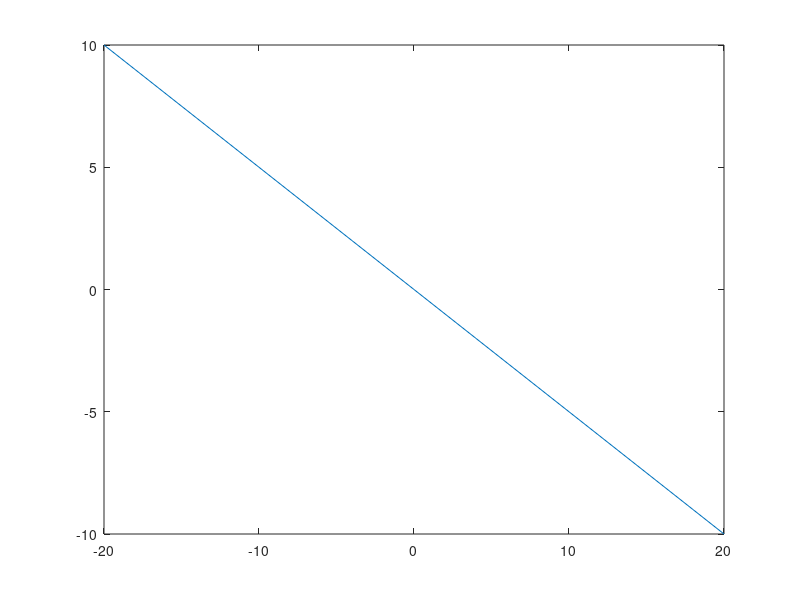

The MATLAB script that drew this image: (Note: this script raises an error after producing the figure.)
%% chapter 3. Subspaces
%---------------------------
% R^n : real-value로 구성된 n-dimensional column vectors
% subspace of R^n = a subset S of R^n (0벡터 포함, 합과 스칼라 곱에 닫혀있다)
% row space 'R(A)': A의 row로 span되는 subspace
% column space 'C(A)': A의 column들로 span 되는 subspace
% null space 'N(A)': Ax=0이 되도록 하는 모든 x (nx1)

% Linear Combination : c1x1 + c2x2 (c1, c2: 스칼라)
% span : span{x1, x2, ..., xm} = x1,x2...의 선형결합

% Linear Independence : c1x1+...+cmxm = 0이 되도록 하는 스칼라 배열 {Ci}이 0벡터를 제외하고
% 하나라도 있는 경우, linearly dependent 라고 한다 => [x1x2..xm][c]^T=0을 만족하는 해의 개수로 판단

% Basis : {x1,...xm}이 S를 span한다(선형 결합으로 S의 모든 벡터 표현한다) + {x1.,,,xm}이 선형독립이다
% standard basis : ex = x이 되도록 하는 basis "e" vector
% S가 R^n의 subspace 이려면 : 1) S의 모든 basis의 dim(element 개수)가 같아야 함 2) dim이 m인
% 경우, basis 개수도 m 이어야 함

% Rank : Row space의 basis의 dim(element 개수) = pivot 개수
% original matrix의 Row space = row reduction된 matrix의 Row space (선형 결합으로 표현
% 가능하므로)

% Row space의 basis 찾으려면 elimination 해서 pivot Row만 남기면 됨
% Null space : Ax=0이 되도록 하는 x 찾기: Elimination하고, pivot 없는 row 만큼 [1 0][0 1]
% 이런 식으로 표현해서 쓰면 됨
% nullity = Null space의 basis 개수 = pivot 없는 row 개수
% rank(pivot row 개수) + nullity = matrix size(n x n -> n)

% column space : pivot이 있는 column이 basis

%---------------------------
% example 3.2
x2 = -10:1:10;
x1 = (-2)*x2;
plot(x1, x2)

% example 3.12 
A = [2 5 -4 1;3 8 -9 2;1 1 7 -1;1 2 1 0];
el_A = [1 0 13 -2;0 1 -6 1;0 0 0 0;0 0 0 0];
rank(A);
rank(el_A);
Z = null(A);
size(null(A),2);
el_Z = null(el_A);
(A*Z(:,1))'; % 원래는 row vectors of zeros, 하지만 연산 상 다르게 나옴


% 3.17 
A = rosser;
rank(A) < size(A,1) % True -> 'rank deficient'
inv(A); % 불가능
issymmetric(A); % True

% 3.18
D = [1 3 7 1 1 1 5 0;2 2 6 0 1 7 3 1;1 1 3 1 0 2 1 0];
size(null(D, 'r'),2); % 'r' option : row reduction으로 찾게끔 한다
null(D, 'r');
rank(D);

% 3.19 
A = gallery('clement', 5);
rank(A);
rank(A) < size(A,1) % rank deficient

inv(A); % singular = noninvertible -> det(A) /= 0 인 경우 nonsingular(필요충분)

B = A;
B(1,1) = 1.0e-14;
B(2,2) = 1.0e-14;
B(3,3) = 1.0e-14;
rank(B); % 5
inv(B);
% rank deficient하다고 할 수 있는가? -> yes (아주 작은 수로 대체해놨기 때문)

% 3.20
A = [1 2 3 4;5 6 7 8;9 10 11 12;13 14 15 16];
rank(A); % 2
U = [1 1 0 0 ;0 1 1 0;0 0 1 1 ;0 0 0 1];
rank(U); % 4
rank(A*U); % 2
rank(U*A); % 2

% 3.14까지는 해결, 3.15는 증명 어려움

% 3.21
B = [-1 1 2;4 5 6;7 8 9;10 11 12];
rank(A); % 2, rank(A) = rank(A')
rank(B); % 5, rank(B) = rank(B')
rank(A'*A); % 2, <= min(2,2)
rank(B'*B); % 4, <= min(5,5)
% rank(N'*N) <= rank(N)



